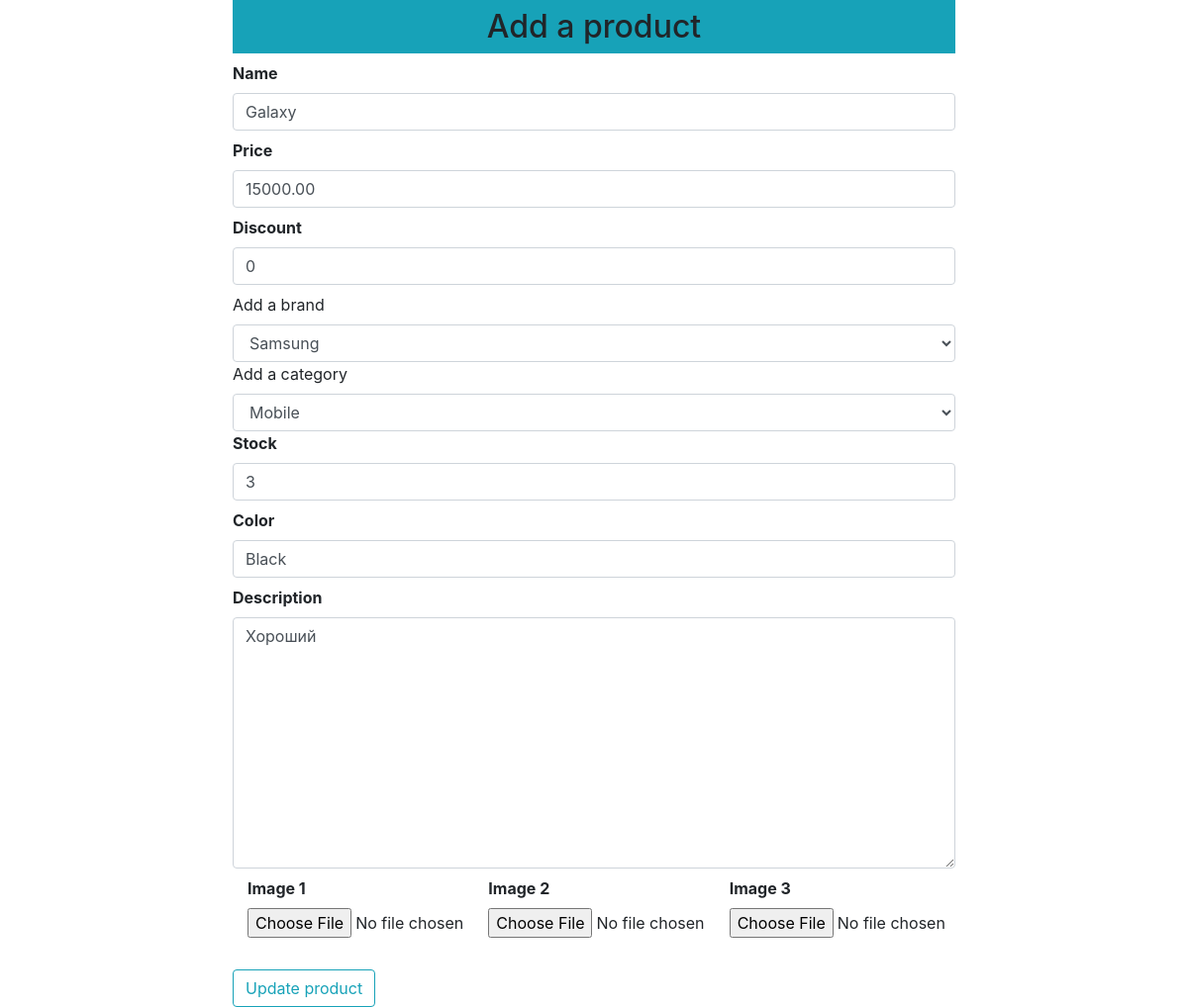
The page /updateproduct/2 on the database its author committed.
### shop/products/models.py (models this page shows, shortened)
class Addproduct(db.Model):
    id = db.Column(db.Integer, primary_key=True)
    name = db.Column(db.String(80), nullable=False)
    price = db.Column(db.Numeric(10, 2), nullable=False)
    discount = db.Column(db.Integer, default=0)
    stock = db.Column(db.Integer, nullable=False)
    color = db.Column(db.Text, nullable=False)
    description = db.Column(db.Text, nullable=False)
    pub_date = db.Column(db.DateTime, nullable=False, default=datetime.utcnow)
    category_id = db.Column(db.Integer, db.ForeignKey('category.id'), nullable=False)
    category = db.relationship('Category', backref=db.backref('categories', lazy=True))
    brand_id = db.Column(db.Integer, db.ForeignKey('brand.id'), nullable=False)
    brand = db.relationship('Brand', backref=db.backref('brands', lazy=True))
    image_1 = db.Column(db.String(150), nullable=False, default='image1.jpg')
    image_2 = db.Column(db.String(150), nullable=False, default='image2.jpg')
    image_3 = db.Column(db.String(150), nullable=False, default='image3.jpg')

class Brand(db.Model):
    id = db.Column(db.Integer, primary_key=True)
    name = db.Column(db.String(30), nullable=False, unique=True)

class Category(db.Model):
    id = db.Column(db.Integer, primary_key=True)
    name = db.Column(db.String(30), nullable=False, unique=True)

### shop/products/routes.py (the view, shortened to what this page needs)
@app.route('/updateproduct/<int:id>', methods=['GET','POST'])
def updateproduct(id):
    brands = Brand.query.all()
    categories = Category.query.all()
    product = Addproduct.query.get_or_404(id)
    form = Addproducts(request.form)
    brand = request.form.get('brand')
    category = request.form.get('category')
    form.name.data = product.name
    form.price.data = product.price
    form.discount.data = product.discount
    form.stock.data = product.stock
    form.color.data = product.color
    form.description.data = product.description
    return render_template('products/updateproduct.html', form=form, title='Update Product', product=product,
                           brands=brands, categories=categories)

### shop/products/forms.py
class Addproducts(Form):
    name = StringField('Name', [validators.DataRequired()])
    price = FloatField('Price', [validators.DataRequired()])
    discount = IntegerField('Discount', default=0)
    stock = IntegerField('Stock', [validators.DataRequired()])
    color = StringField('Color', [validators.DataRequired()])
    description = TextAreaField('Description', [validators.DataRequired()])
    image_1 = FileField('Image 1', validators=[FileAllowed(['jpg','png','gif','jpeg'])])
    image_2 = FileField('Image 2', validators=[FileAllowed(['jpg','png','gif','jpeg'])])
    image_3 = FileField('Image 3', validators=[FileAllowed(['jpg','png','gif','jpeg'])])

### shop/templates/products/updateproduct.html (shortened to what this page needs)
{% extends "layout.html" %}
{% block content %}
    <div class="container">
        <div class="row">
            <div class="col-md-2"></div>
            <div class="col-md-8">
                <h2 class="text-center bg-info p-2">Add a product</h2>
                {% from '_formhelpers.html' import render_field %}
                <form action="" method="POST" enctype="multipart/form-data">
                    {{ render_field(form.name, class="form-control", placeholder="Add product name") }}
                    {{ render_field(form.price, class="form-control", placeholder="Add product price") }}
                    {{ render_field(form.discount, class="form-control", placeholder="Add product discount") }}
                    <label for="brand">Add a brand</label>
                    <select name="brand" id="brand" class="form-control" required>
                        <option value="product.brand_id">{{product.brand.name}}</option>
                    </select>
                    <label for="category">Add a category</label>
                    <select name="category" id="category" class="form-control" required>
                        <option value="{{product.category_id}}">{{product.category.name}}</option>
                    </select>
                    {{ render_field(form.stock, class="form-control", placeholder="Add product stock") }}
                    {{ render_field(form.color, class="form-control", placeholder="Add product color") }}
                    {{ render_field(form.description, class="form-control", placeholder="Add product description", rows="10") }}
                    <div class="container">
                        <div class="row">
                            <div class="col-md-4">{{ render_field(form.image_1) }}</div>
                            <div class="col-md-4">{{ render_field(form.image_2) }}</div>
                            <div class="col-md-4">{{ render_field(form.image_3) }}</div>
                        </div>
                    </div>
                    <button type="submit" class="btn btn-outline-info mt-4">Update product</button>
                </form>
            </div>
            <div class="col-md-2"></div>
        </div>
    </div>
{% endblock content %}

### shop/templates/layout.html (shortened to what this page needs)
<!doctype html>
<html lang="en">
  <head>
    <link rel="stylesheet" href="{{ url_for('static', filename='css/bootstrap.min.css') }}">
  </head>
  <body>
    {% block content %}
    {% endblock content %}
  </body>
</html>

### shop/templates/_formhelpers.html (shortened to what this page needs)
{% macro render_field(field) %}
    <dt>{{ field.label }}
    <dd>{{ field(**kwargs)|safe }}
    </dd>
{% endmacro %}

### rows shown on the page
Addproduct: name "Galaxy", price "15000.00", discount "0", stock "3", color "Black", description "Хороший"
Brand: brand "Samsung"
Category: category "Mobile"

### other values the page prints
{{ field.label }} "Name Price Discount Stock Color Description Image 1 Image 2 Image 3"
